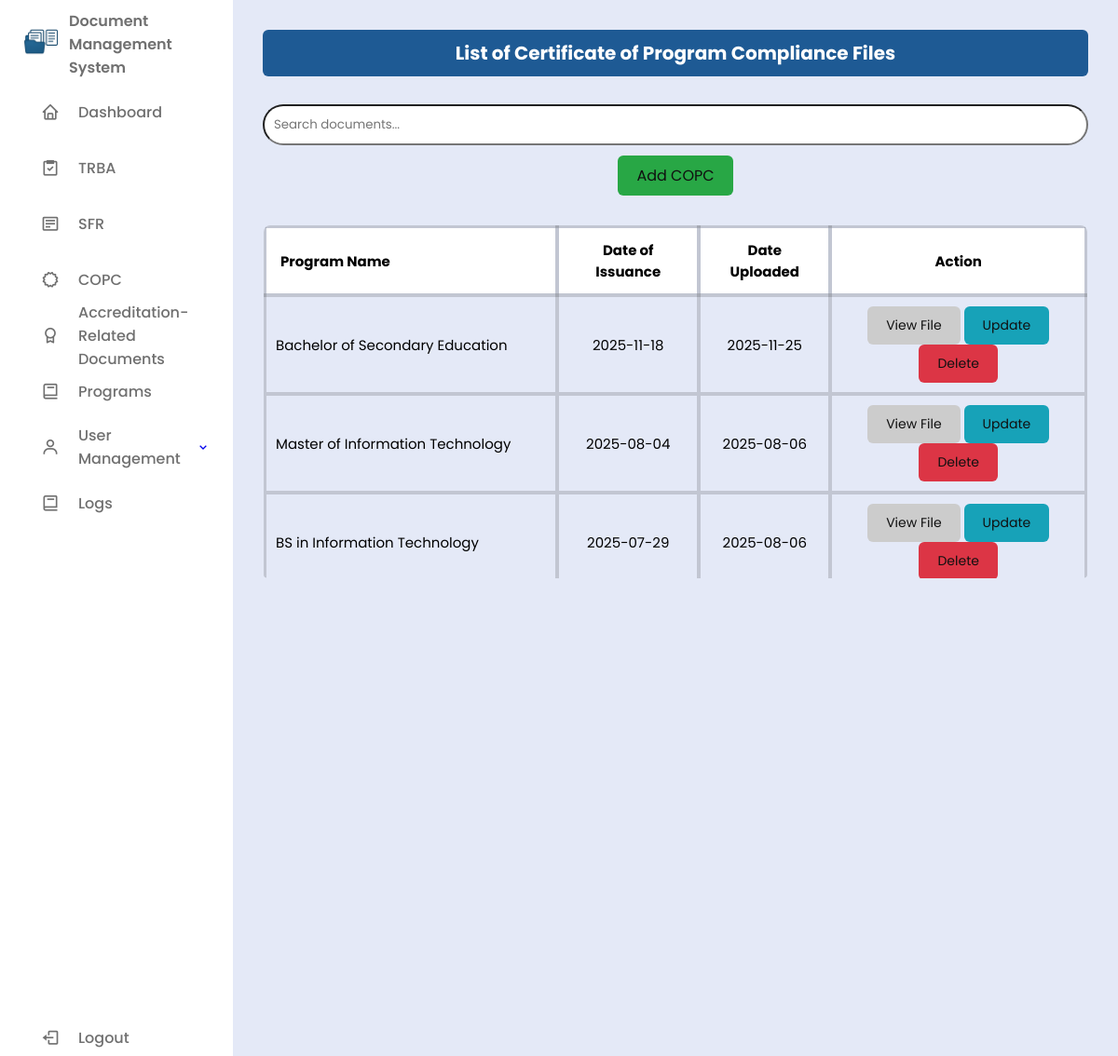
Before: /users/copc.php (signed in) with the older database file.
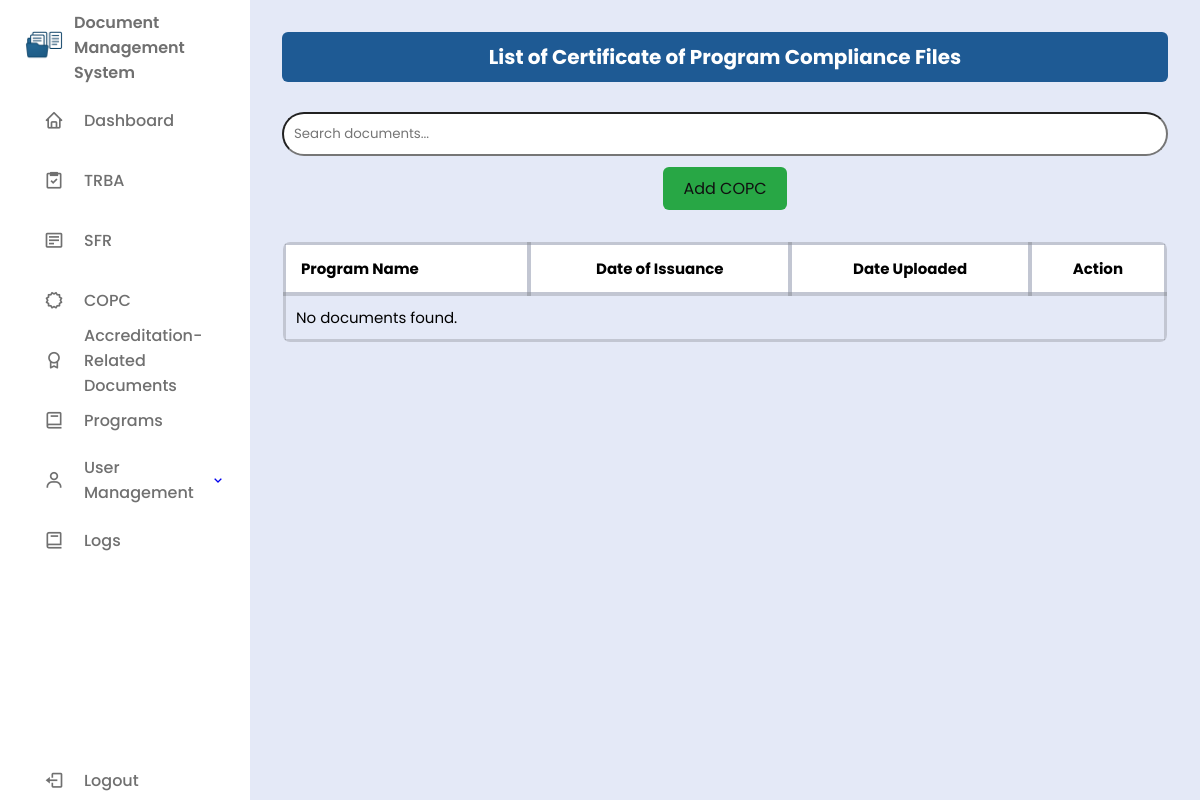
After: the same page with the newer database file.
### tables this page shows
CREATE TABLE `copc` (
  `id` int(11) NOT NULL,
  `program` varchar(255) NOT NULL,
  `issuance_date` date NOT NULL,
  `file_name` varchar(255) NOT NULL,
  `uploaded_at` date NOT NULL DEFAULT current_timestamp()
);

### users/copc.php (the view, shortened to what this page needs)
<?php
require '../db/db_conn.php';
$isAdmin = isset($_SESSION['user_role']) && $_SESSION['user_role'] === 'admin';
?>
<!DOCTYPE html>
<html lang="en">
<head>
  <link href="https://unpkg.com/boxicons@2.1.4/css/boxicons.min.css" rel="stylesheet" />
  <link rel="stylesheet" href="../css/style.css" />
</head>
<body>
<?php include('../includes/sidebar.php'); ?>
<section class="dashboard-content">
  <section class="table-section">
    <h2>List of Certificate of Program Compliance Files</h2>
    <div class="search-bar">
      <input type="text" id="searchInput" placeholder="Search documents..." onkeyup="filterTable()" />
    </div>
    <?php if ($isAdmin): ?>
    <div class="add-button-container">
      <a href="../views/add_copc_page.php" class="btn-add">Add COPC</a>
    </div>
    <?php endif; ?>
    <div class="table-container">
      <table>
        <thead>
          <tr>
            <th>Program Name</th>
            <th>Date of Issuance</th>
            <th>Date Uploaded</th>
            <th>Action</th>
          </tr>
        </thead>
        <tbody>
        <?php
        $sql = "SELECT * FROM copc ORDER BY uploaded_at DESC";
        $result = $conn->query($sql);
        if ($result && $result->num_rows > 0):
          while ($row = $result->fetch_assoc()):
        ?>
          <tr>
            <td><?= htmlspecialchars($row['program']) ?></td>
            <td><?= htmlspecialchars($row['issuance_date']) ?></td>
            <td><?= htmlspecialchars($row['uploaded_at']) ?></td>
            <td>
            <button type="button" class="btn-view" onclick="window.location.href='../views/view_copc_page.php?id=<?= $row['id'] ?>'">View File</button>
            <?php if ($isAdmin): ?>
              <button class="btn-update" onclick="openUpdateModal(
                <?= $row['id'] ?>,
                '<?= htmlspecialchars($row['program'], ENT_QUOTES) ?>',
                '<?= $row['issuance_date'] ?>'
              )">Update</button>
              <button class="btn-delete" onclick="openDeleteModal(<?= $row['id'] ?>)">Delete</button>
            <?php endif; ?>
            </td>
          </tr>
        <?php endwhile; else: ?>
          <tr><td colspan="<?= $isAdmin ? 5 : 4 ?>">No documents found.</td></tr>
        <?php endif; ?>
        </tbody>
      </table>
    </div>
  </section>
</section>
</body>
</html>

Changed rows visible on the page:
removed copc: program "Bachelor of Secondary Education", issuance_date "2025-11-18", uploaded_at "2025-11-25"
removed copc: program "Master of Information Technology", issuance_date "2025-08-04", uploaded_at "2025-08-06"
removed copc: program "BS in Information Technology", issuance_date "2025-07-29", uploaded_at "2025-08-06"
Other visible differences:
text now shown: "No documents found."
